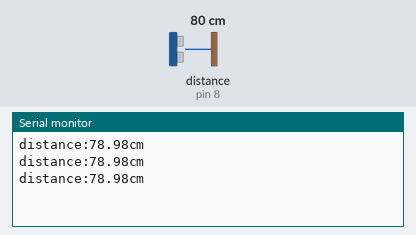
Recording of a sketch running on a simulated Arduino Uno, built with avr-gcc and run on an emulated ATmega328P. Shown: the last lines printed to the serial monitor. Wiring (inferred from the names in the program): ultrasonic range finder: trigger pin 9; echo pin 8. The inputs (shaded band) are chosen by the test bench; at power-on: distance to the obstacle (sensor on pin 8) 80 cm. The echo pulse lasts 58.3 µs per cm.

Above: at 1.3 s.
1.4 s: distance to the obstacle (sensor on pin 8) set to 2 cm
At 1.9 s:
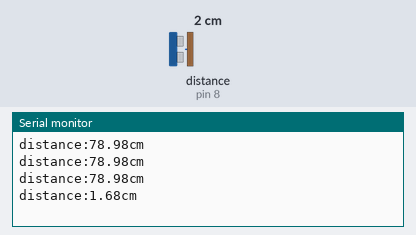
2.9 s: distance to the obstacle (sensor on pin 8) set to 4 cm
At 3.4 s:
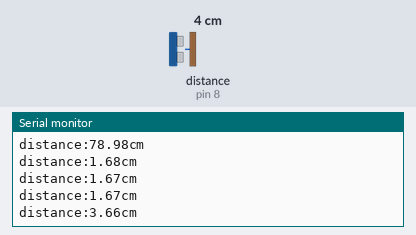
Timing chart, 0 to 5.9 s (numbered marks = the images above; inputs shaded):
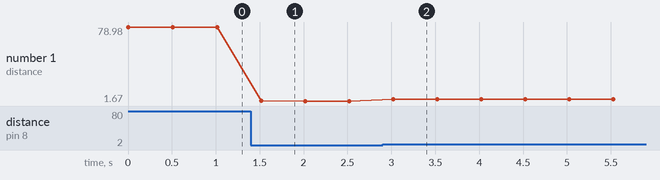

The sketch:

ultrasonic.ino
```cpp
int trigPin = 9;
int echoPin = 8;
float duration_us, distance_cm;
void setup() {
  Serial.begin (9600);

pinMode(trigPin, OUTPUT);

pinMode(echoPin, INPUT);
}

void loop() {
  digitalWrite(trigPin, HIGH);
  delayMicroseconds(10);
  digitalWrite(trigPin, LOW);

  duration_us = pulseIn(echoPin,HIGH);

  distance_cm = 0.017 * duration_us;

  Serial.print("distance:");
  Serial.print(distance_cm);
  Serial.println("cm");
  delay(500);

}
```

Measured:
- after the input at 1.4 s, the serial monitor: prints a new line after 0.12 s (image 1)
- after the input at 2.9 s, the serial monitor: prints a new line after 0.12 s (image 2)
- plotted number 1: 78.98 → 1.67 after the input at 1.4 s, 1.67 → 3.66 after the input at 2.9 s
